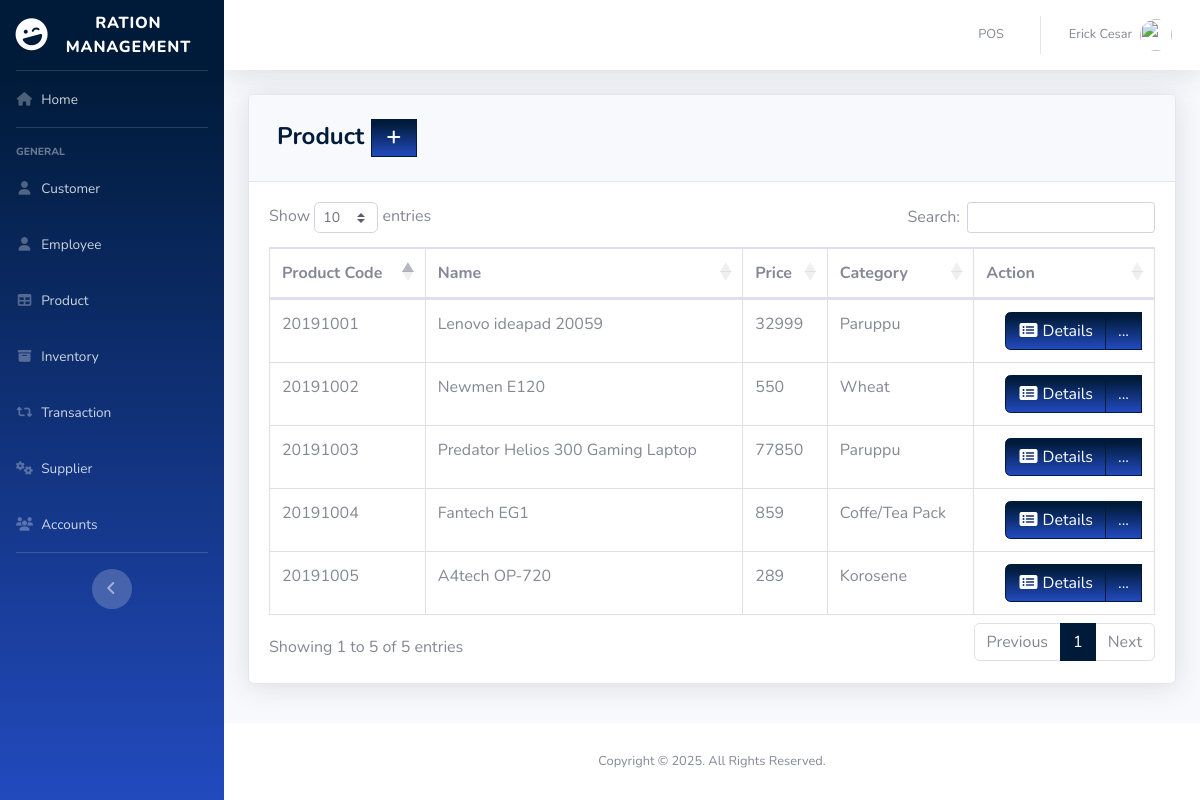
The app's page /pages/product.php (signed in) with its own data.
### tables this page shows
CREATE TABLE `product` (
  `PRODUCT_ID` int(11) NOT NULL,
  `PRODUCT_CODE` varchar(20) NOT NULL,
  `NAME` varchar(50) DEFAULT NULL,
  `DESCRIPTION` varchar(250) NOT NULL,
  `QTY_STOCK` int(50) DEFAULT NULL,
  `ON_HAND` int(250) NOT NULL,
  `PRICE` int(50) DEFAULT NULL,
  `CATEGORY_ID` int(11) DEFAULT NULL,
  `SUPPLIER_ID` int(11) DEFAULT NULL,
  `DATE_STOCK_IN` varchar(50) NOT NULL
);

CREATE TABLE `category` (
  `CATEGORY_ID` int(11) NOT NULL,
  `CNAME` varchar(50) DEFAULT NULL
);

### pages/product.php (the view, shortened to what this page needs)
<?php
include'../includes/connection.php';
include'../includes/sidebar.php';
?>
            <div class="card shadow mb-4">
            <div class="card-header py-3">
              <h4 class="m-2 font-weight-bold text-primary">Product&nbsp;<a  href="#" data-toggle="modal" data-target="#aModal" type="button" class="btn btn-primary bg-gradient-primary" style="border-radius: 0px;"><i class="fas fa-fw fa-plus"></i></a></h4>
            </div>
            <div class="card-body">
              <div class="table-responsive">
                <table class="table table-bordered" id="dataTable" width="100%" cellspacing="0">
               <thead>
                   <tr>
                     <th>Product Code</th>
                     <th>Name</th>
                     <th>Price</th>
                     <th>Category</th>
                     <th>Action</th>
                   </tr>
               </thead>
          <tbody>
<?php
    $query = 'SELECT PRODUCT_ID, PRODUCT_CODE, NAME, PRICE, CNAME, DATE_STOCK_IN FROM product p join category c on p.CATEGORY_ID=c.CATEGORY_ID GROUP BY PRODUCT_CODE';
        $result = mysqli_query($db, $query) or die (mysqli_error($db));
            while ($row = mysqli_fetch_assoc($result)) {
                echo '<tr>';
                echo '<td>'. $row['PRODUCT_CODE'].'</td>';
                echo '<td>'. $row['NAME'].'</td>';
                echo '<td>'. $row['PRICE'].'</td>';
                echo '<td>'. $row['CNAME'].'</td>';
                      echo '<td align="right"> <div class="btn-group">
                              <a type="button" class="btn btn-primary bg-gradient-primary" href="pro_searchfrm.php?action=edit & id='.$row['PRODUCT_CODE'] . '"><i class="fas fa-fw fa-list-alt"></i> Details</a>
                            <div class="btn-group">
                              <a type="button" class="btn btn-primary bg-gradient-primary dropdown no-arrow" data-toggle="dropdown" style="color:white;">
                              ... <span class="caret"></span></a>
                            <ul class="dropdown-menu text-center" role="menu">
                                <li>
                                  <a type="button" class="btn btn-warning bg-gradient-warning btn-block" style="border-radius: 0px;" href="pro_edit.php?action=edit & id='.$row['PRODUCT_ID']. '">
                                    <i class="fas fa-fw fa-edit"></i> Edit
                                  </a>
                                </li>
                            </ul>
                            </div>
                          </div> </td>';
                echo '</tr> ';
                        }
?>
                                </tbody>
                            </table>
                        </div>
                    </div>
                  </div>
<?php
include'../includes/footer.php';
?>

### records on screen
product: PRODUCT_CODE "20191001", NAME "Lenovo ideapad 20059", PRICE "32999", CATEGORY_ID.CNAME "Paruppu"
product: PRODUCT_CODE "20191002", NAME "Newmen E120", PRICE "550", CATEGORY_ID.CNAME "Wheat"
product: PRODUCT_CODE "20191003", NAME "Predator Helios 300 Gaming Laptop", PRICE "77850", CATEGORY_ID.CNAME "Paruppu"
product: PRODUCT_CODE "20191004", NAME "Fantech EG1", PRICE "859", CATEGORY_ID.CNAME "Coffe/Tea Pack"
product: PRODUCT_CODE "20191005", NAME "A4tech OP-720", PRICE "289", CATEGORY_ID.CNAME "Korosene"

### other values on screen
$_SESSION['FIRST_NAME'] "Erick"
$_SESSION['LAST_NAME'] "Cesar"
